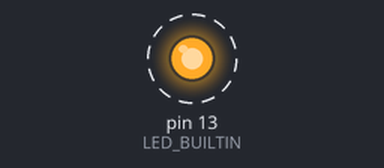
Bench run of a sketch on a simulated Arduino Uno, built with avr-gcc and run on an emulated ATmega328P. Parts: output pins drawn as LEDs (lit = HIGH). Dashed ring = blinking.

Above: at 0.05 s.
Timing chart, 0 to 3.0 s (numbered marks = the images above):
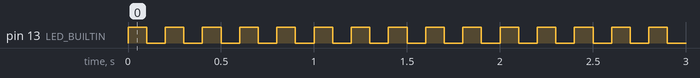

Measured:
- by itself, pin 13 (LED_BUILTIN): alternates HIGH for 0.10 s and LOW for 0.10 s

The sketch:

black_mata_firmware.ino
```cpp
// the setup function runs once when you press reset or power the board
void setup() {
  // initialize digital pin LED_BUILTIN as an output.
  pinMode(LED_BUILTIN, OUTPUT);
}

// the loop function runs over and over again forever
void loop() {
  digitalWrite(LED_BUILTIN, HIGH);  // change state of the LED by setting the pin to the HIGH voltage level
  delay(100);                      // wait for a second
  digitalWrite(LED_BUILTIN, LOW);   // change state of the LED by setting the pin to the LOW voltage level
  delay(100);                      // wait for a second
}
```

LedBlinker.cpp
```cpp
#include "LedBlinker.h"

LedBlinker::LedBlinker(uint8_t pin, uint32_t period_ms)
    : _pin(pin), _period_ms(period_ms), _last_toggle_ms(0), _state(false) {}

void LedBlinker::begin()
{
    pinMode(_pin, OUTPUT);
    digitalWrite(_pin, LOW);
}

void LedBlinker::update()
{
    uint32_t now = millis();
    if (now - _last_toggle_ms >= _period_ms / 2) {
        _state = !_state;
        digitalWrite(_pin, _state ? HIGH : LOW);
        _last_toggle_ms = now;
    }
}
```

LedBlinker.h
```cpp
#pragma once
#include <Arduino.h>

// Non-blocking LED blinker.
// Call update() every loop iteration — it toggles the pin when the period expires.
class LedBlinker {
public:
    LedBlinker(uint8_t pin, uint32_t period_ms);
    void begin();
    void update();

private:
    uint8_t  _pin;
    uint32_t _period_ms;
    uint32_t _last_toggle_ms;
    bool     _state;
};
```
